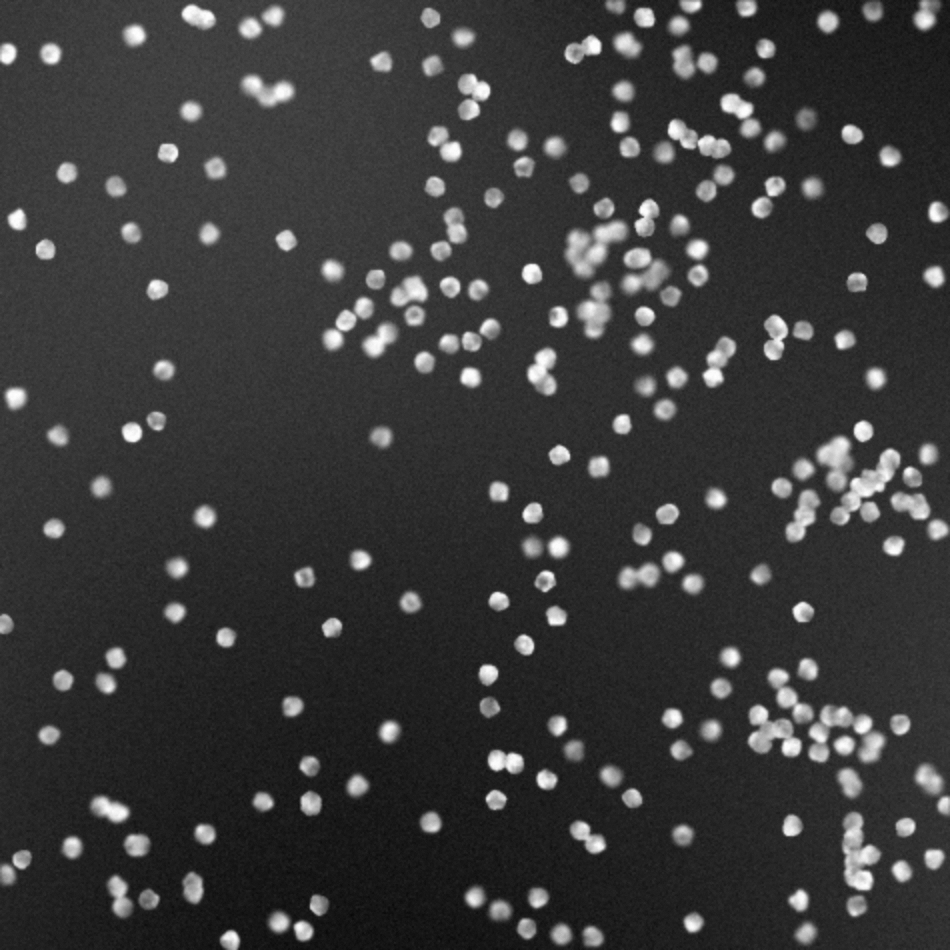
#> input picture samples/hard/1HARD.bmp, 950 x 950 px
$ jupyter execute --allow-errors watershed.ipynb
#> lines starting #> are read from the running program, lines starting #| are printed output that depends on the picture; after the words box and inside, x2 and y2 are one past the last pixel; in counts of white or black regions, pixels touching at a corner belong together
# Watershed Cell Segmentation Analysis

[cell 1]
import numpy as np
from scipy import ndimage
from scipy.ndimage import label, distance_transform_edt
from skimage.segmentation import watershed
from skimage.feature import peak_local_max
from skimage.filters import threshold_otsu
import matplotlib.pyplot as plt
from PIL import Image
import os

## Load and Convert Image to Binary

[cell 2]
# Configuration
image_path = '../samples/hard/1HARD.bmp'  # Change this to your image
min_distance_values = [4, 5, 6, 7, 8, 9, 10]  # Values to test

# Load image
img = Image.open(image_path).convert('L')
grayscale = np.array(img)

# Apply Otsu thresholding
threshold = threshold_otsu(grayscale)
#> threshold = 111
binary = grayscale > threshold
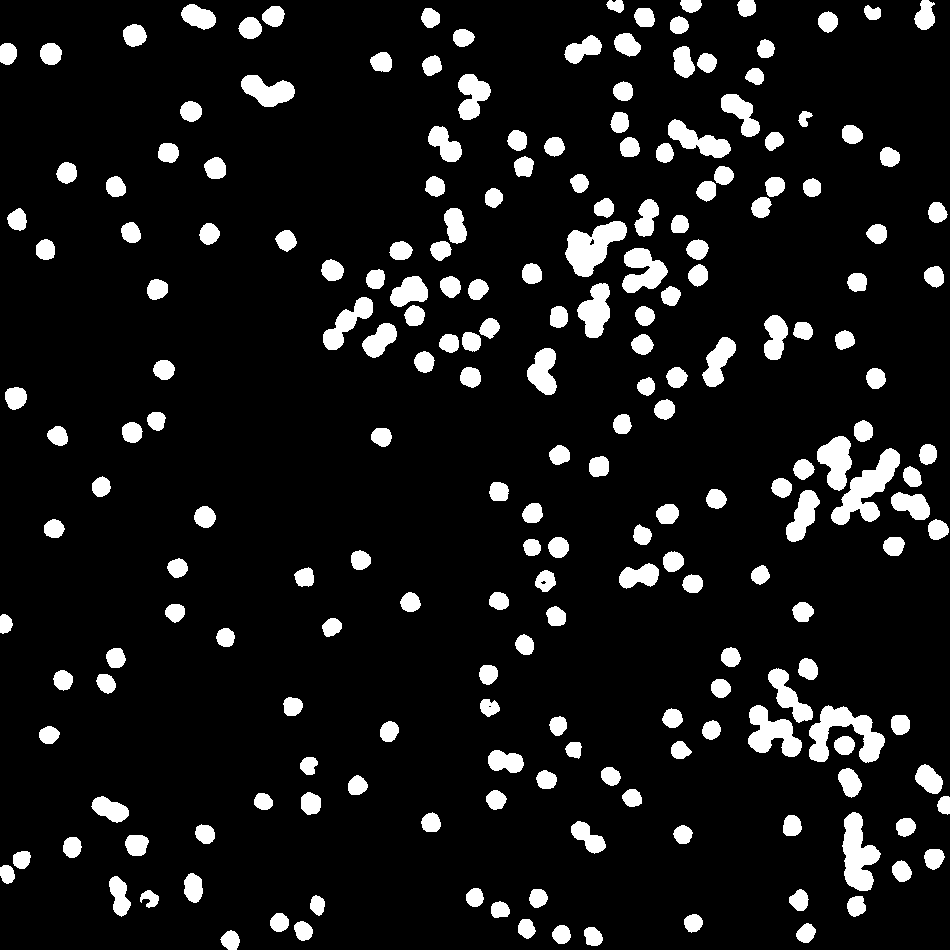
#> binary: shape (950, 950) bool; 9.7% white; 212 white regions, largest, box (x1, y1, x2, y2) and area: (831, 448, 900, 525) 2132, (809, 705, 885, 763) 2093, (565, 221, 627, 277) 1898

print(f"Image shape: {grayscale.shape}")
#| Image shape: (950, 950)
print(f"Otsu threshold: {threshold}")
#| Otsu threshold: 111
print(f"White pixels: {np.sum(binary)}")
#| White pixels: 87623

# Display original and binary
fig, axes = plt.subplots(1, 2, figsize=(10, 5))
axes[0].imshow(grayscale, cmap='gray')
axes[0].set_title('Original Grayscale')
axes[1].imshow(binary, cmap='gray')
axes[1].set_title(f'Binary (threshold={threshold:.0f})')
for ax in axes:
    ax.axis('off')
plt.show()

## Distance Transform Analysis

[cell 3]
# Compute distance transform
distance = distance_transform_edt(binary)

print(f"Max distance: {distance.max():.1f}")
#| Max distance: 14.2
print(f"Mean distance (non-zero): {distance[binary].mean():.1f}")
#| Mean distance (non-zero): 3.8

# Visualize distance transform
plt.figure(figsize=(10, 8))
im = plt.imshow(distance, cmap='hot')
plt.colorbar(im)
plt.title('Distance Transform')
plt.axis('off')
plt.show()

# Show distance histogram
plt.figure(figsize=(8, 4))
plt.hist(distance[binary].flatten(), bins=50, edgecolor='black')
plt.xlabel('Distance from edge')
plt.ylabel('Pixel count')
plt.title('Distance Distribution')
plt.grid(True, alpha=0.3)
plt.show()
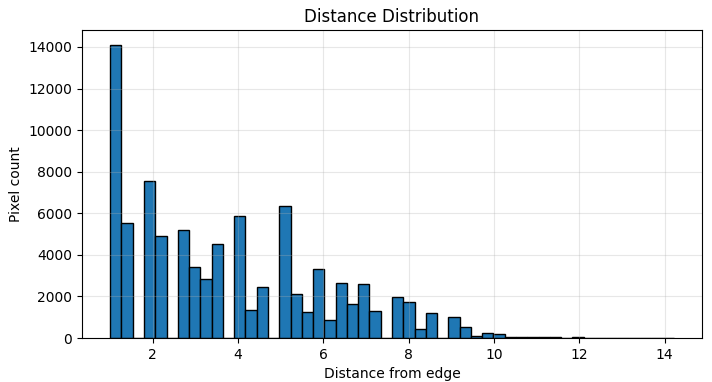
#> figure drawn by matplotlib, 1 panel; tallest bar 14109 high, from x = 1 to 1.26

## Test Different min_distance Parameters

[cell 4]
from skimage.feature import peak_local_max
from skimage.morphology import local_maxima, disk

fig, axes = plt.subplots(2, 4, figsize=(16, 8))
axes = axes.flatten()

results = {}

for i, min_dist in enumerate(min_distance_values):
    # Find peaks - correct API
    coords = peak_local_max(
        distance,
        min_distance=min_dist,
        exclude_border=False
    )

    # Convert coordinates to mask
    local_maxima_mask = np.zeros_like(distance, dtype=bool)
    local_maxima_mask[coords[:, 0], coords[:, 1]] = True

    # Label peaks
    markers, num_peaks = label(local_maxima_mask)

    # Watershed
    labels = watershed(-distance, markers, mask=binary)

    # Store results
    results[min_dist] = {
        'num_peaks': num_peaks,
        'labels': labels
    }

    # Display
    if i < 8:
        axes[i].imshow(labels, cmap='nipy_spectral')
        axes[i].set_title(f'min_dist={min_dist}\n{num_peaks} cells')
        axes[i].axis('off')
#> this loop made 7 passes
#> pass 1, `labels = watershed(-distance, markers, mask=binary)`:
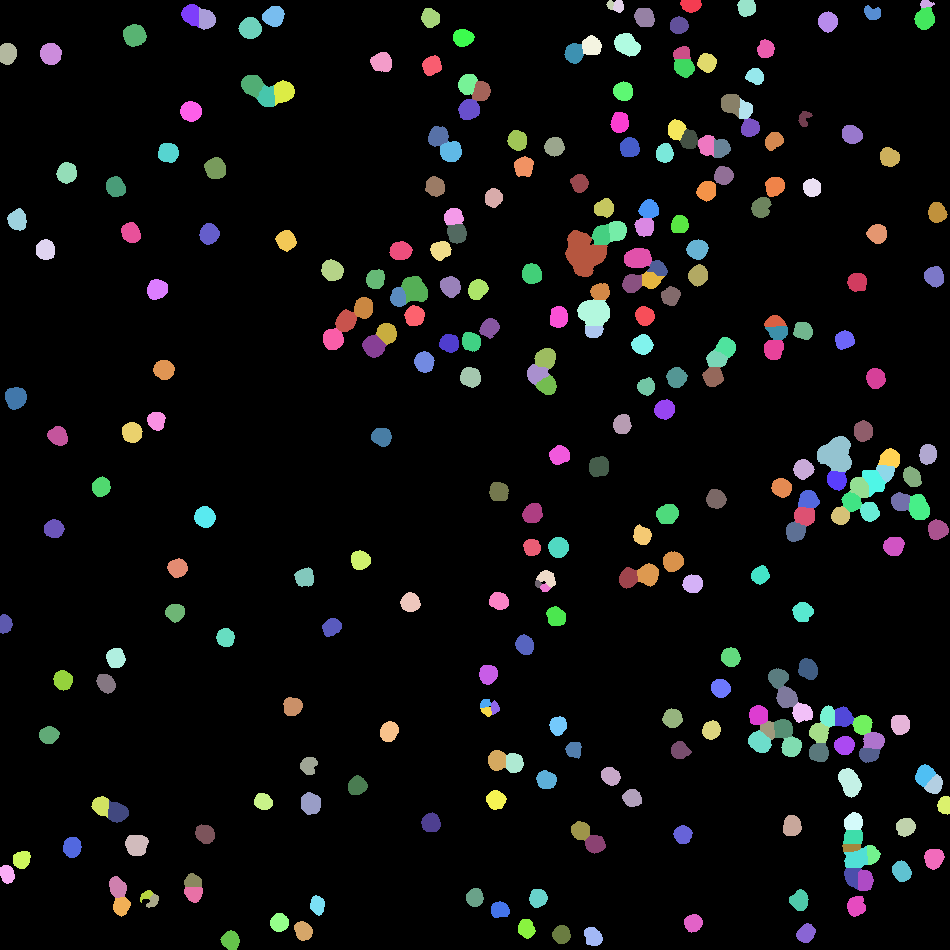
#> labels: shape (950, 950) int32; 287 distinct labels, from 0 to 286; one colour per label, 0 black
#> after the loop:
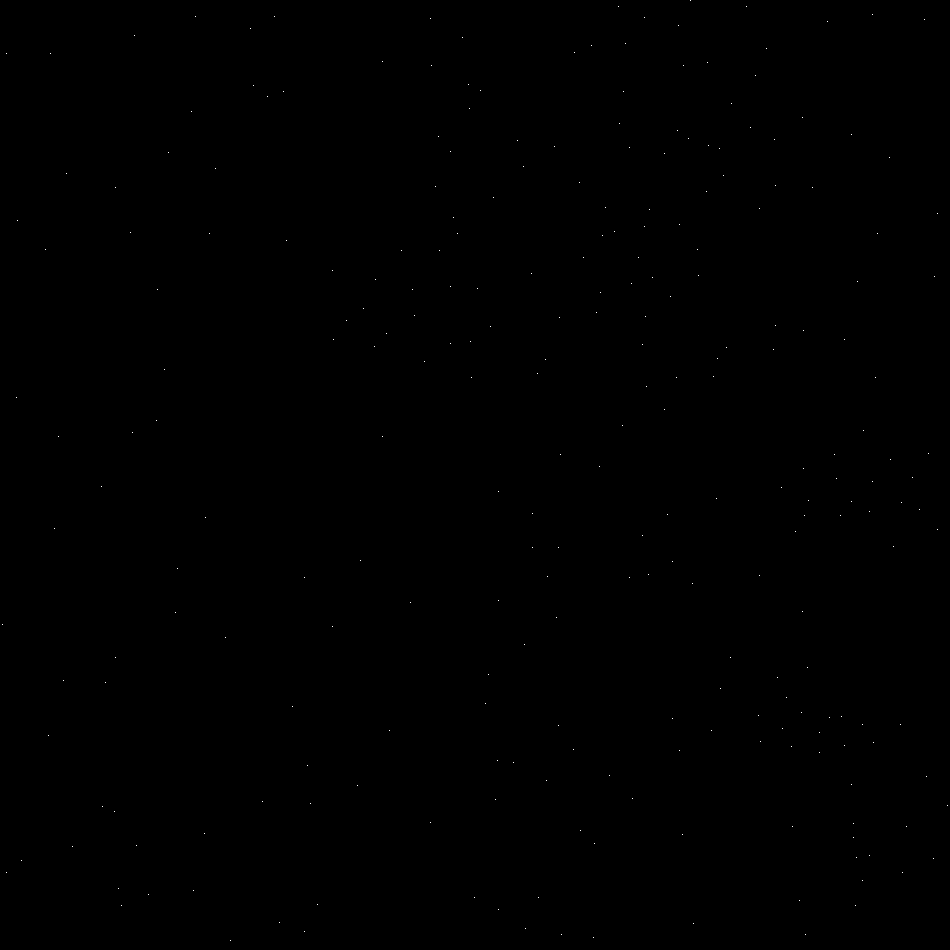
#> local_maxima_mask: shape (950, 950) bool; 0.03% white in thin lines or dots
#> after the loop, results = 7 items

# Hide unused axes
for i in range(len(min_distance_values), 8):
    axes[i].axis('off')

plt.tight_layout()
plt.show()
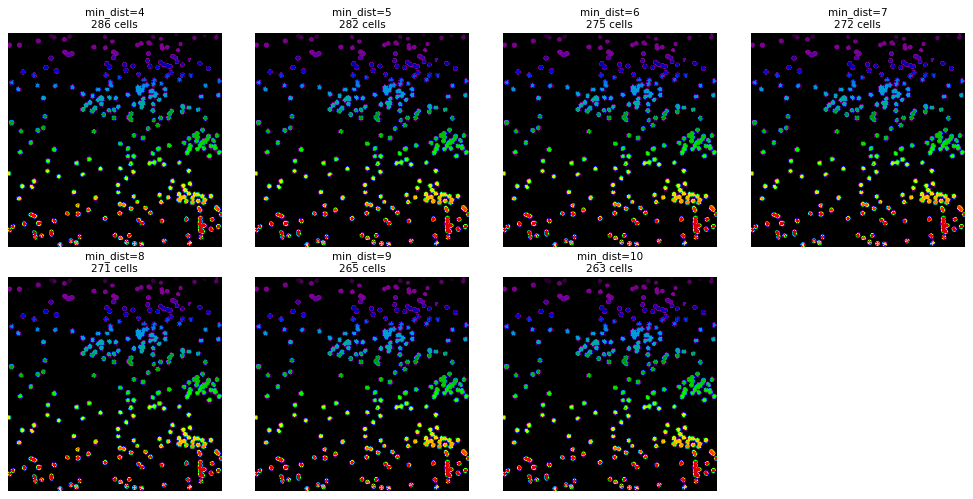
#> figure drawn by matplotlib, 7 panels

# Print summary
print("\nResults Summary:")
print("-" * 30)
for dist, res in results.items():
    print(f"min_distance={dist:2d}: {res['num_peaks']:3d} cells")

## Detailed Analysis of Best Parameter

[cell 5]
# Select best min_distance (adjust based on your results)
best_min_distance = 7  # Adjust this based on expected cell count

# Recompute with best parameter
local_maxima = peak_local_max(
    distance,
    min_distance=best_min_distance,
    exclude_border=False
)
#> local_maxima = 272 pairs, first value 0 to 940, second value 2 to 947

markers, num_peaks = label(local_maxima)
#> markers = 272 pairs, first value 0 to 1, second value 1 to 1; num_peaks = 1
#> (the rest of this cell did not finish here and is left out)

## Export Results

[cell 6]
Image.fromarray((binary * 255).astype(np.uint8)).save('binary.bmp')
#> (the rest of this cell did not finish here and is left out)

$ run again, with samples/hard/10HARD.bmp copied over samples/hard/1HARD.bmp
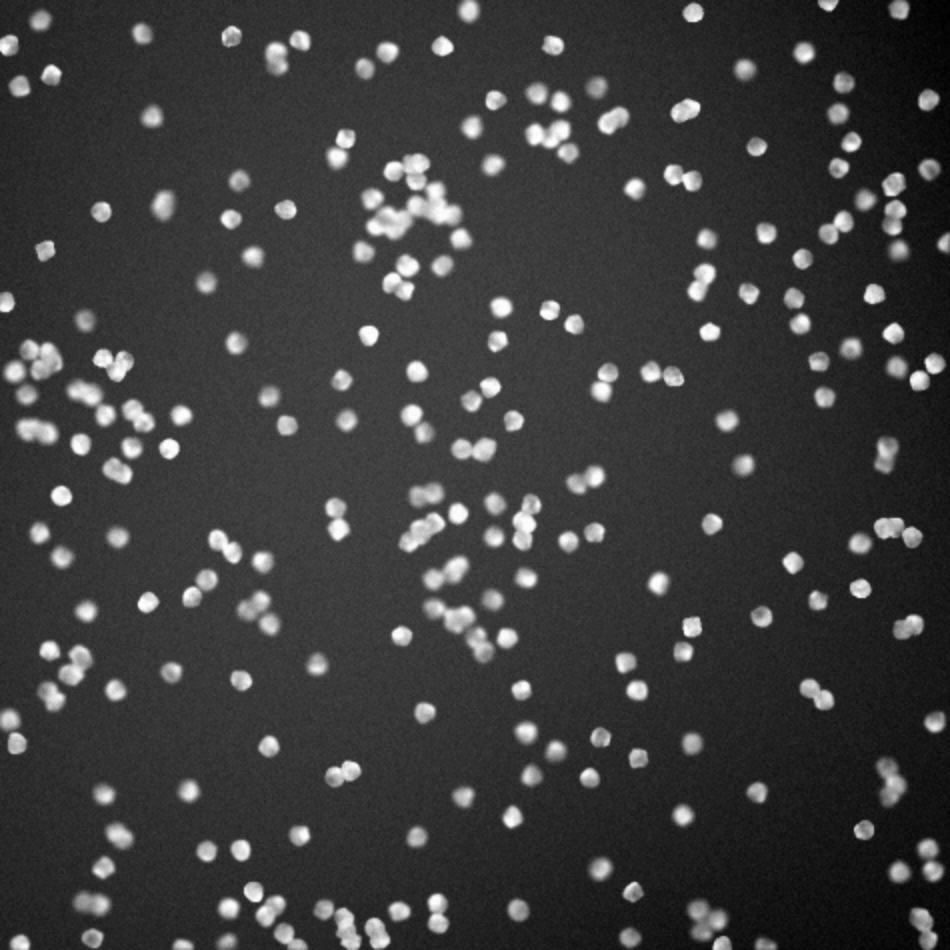
#> input picture samples/hard/10HARD.bmp, 950 x 950 px
#> threshold = 114
#> `binary = grayscale > threshold`:
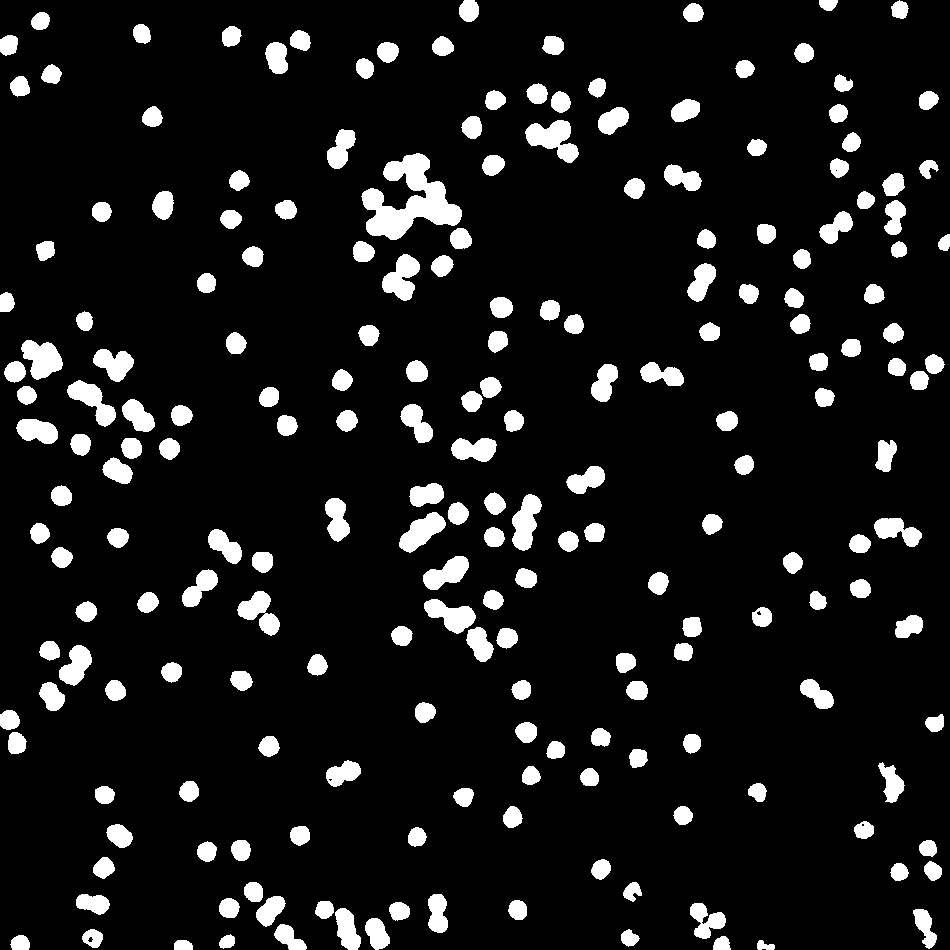
#> binary: shape (950, 950) bool; 9.7% white; 209 white regions, largest, box (x1, y1, x2, y2) and area: (361, 153, 462, 240) 4151, (525, 120, 579, 163) 1261, (21, 340, 63, 380) 1085
#| Image shape: (950, 950)
#| Otsu threshold: 114
#| White pixels: 87146
#| Max distance: 14.4
#| Mean distance (non-zero): 3.9
#> the loop `for i, min_dist in enumerate(min_distance_values):` made 7 passes
#> pass 2, `labels = watershed(-distance, markers, mask=binary)`:
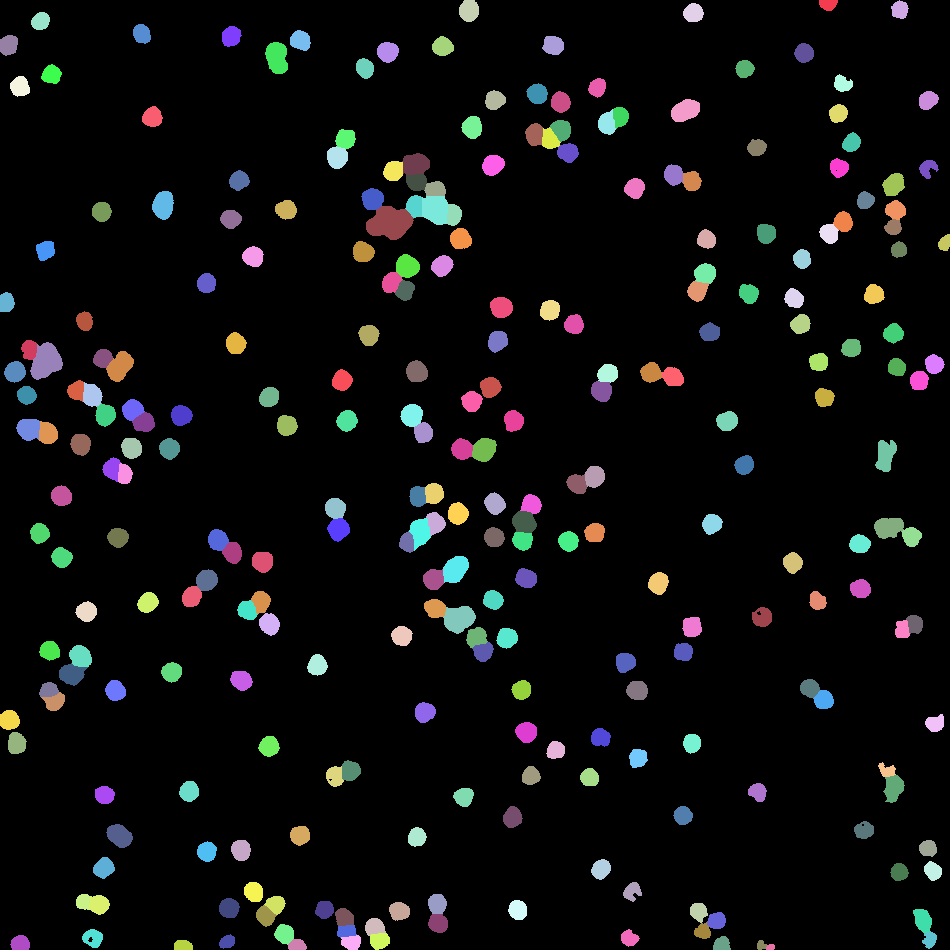
#> labels: shape (950, 950) int32; 272 distinct labels, from 0 to 271; one colour per label, 0 black
#> after the loop `for i, min_dist in enumerate(min_distance_values):`: results = 7 items
#> the loop `for dist, res in results.items():` made 7 passes
#| min_distance= 4: 280 cells
#| min_distance= 5: 271 cells
#| min_distance= 6: 270 cells
#| min_distance= 7: 268 cells
#| min_distance= 8: 261 cells
#> (further printed lines are left out)
#> local_maxima = 268 pairs, first value 0 to 949, second value 5 to 949
#> markers = 268 pairs, first value 0 to 1, second value 1 to 1; num_peaks = 1
